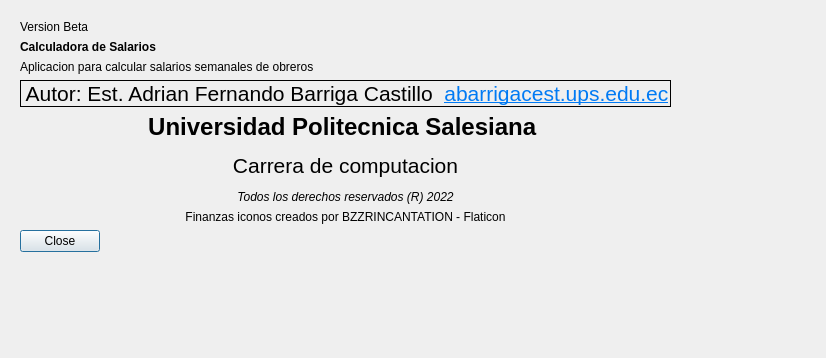
<?xml version="1.0" encoding="UTF-8"?>
<ui version="4.0">
 <class>Acerca</class>
 <widget class="QDialog" name="Acerca">
  <property name="geometry">
   <rect>
    <x>0</x>
    <y>0</y>
    <width>826</width>
    <height>358</height>
   </rect>
  </property>
  <property name="windowTitle">
   <string>Dialog</string>
  </property>
  <property name="windowIcon">
   <iconset resource="Recursos.qrc">
    <normaloff>:/recursos/img/icono2.png</normaloff>:/recursos/img/icono2.png</iconset>
  </property>
  <layout class="QGridLayout" name="gridLayout">
   <item row="1" column="2">
    <spacer name="horizontalSpacer_2">
     <property name="orientation">
      <enum>Qt::Horizontal</enum>
     </property>
     <property name="sizeHint" stdset="0">
      <size>
       <width>0</width>
       <height>20</height>
      </size>
     </property>
    </spacer>
   </item>
   <item row="2" column="1">
    <spacer name="verticalSpacer_2">
     <property name="orientation">
      <enum>Qt::Vertical</enum>
     </property>
     <property name="sizeHint" stdset="0">
      <size>
       <width>20</width>
       <height>0</height>
      </size>
     </property>
    </spacer>
   </item>
   <item row="1" column="0">
    <spacer name="horizontalSpacer">
     <property name="orientation">
      <enum>Qt::Horizontal</enum>
     </property>
     <property name="sizeHint" stdset="0">
      <size>
       <width>0</width>
       <height>20</height>
      </size>
     </property>
    </spacer>
   </item>
   <item row="0" column="1">
    <spacer name="verticalSpacer">
     <property name="orientation">
      <enum>Qt::Vertical</enum>
     </property>
     <property name="sizeHint" stdset="0">
      <size>
       <width>20</width>
       <height>0</height>
      </size>
     </property>
    </spacer>
   </item>
   <item row="0" column="0">
    <widget class="QWidget" name="widget" native="true">
     <property name="whatsThis">
      <string>&lt;!DOCTYPE HTML PUBLIC &quot;-//W3C//DTD HTML 4.0//EN&quot; &quot;http://www.w3.org/TR/REC-html40/strict.dtd&quot;&gt;
&lt;html&gt;&lt;head&gt;&lt;meta name=&quot;qrichtext&quot; content=&quot;1&quot; /&gt;&lt;meta charset=&quot;utf-8&quot; /&gt;&lt;style type=&quot;text/css&quot;&gt;
p, li { white-space: pre-wrap; }
&lt;/style&gt;&lt;/head&gt;&lt;body style=&quot; font-family:'Segoe UI'; font-size:16pt; font-weight:400; font-style:normal;&quot;&gt;
&lt;p align=&quot;center&quot; style=&quot; margin-top:12px; margin-bottom:12px; margin-left:0px; margin-right:0px; -qt-block-indent:0; text-indent:0px;&quot;&gt;Autor: Daniel Proaño &lt;a href=&quot;mailto:lproanoc1@est.ups.edu.ec&quot;&gt;&lt;span style=&quot; text-decoration: underline; color:#007af4;&quot;&gt;lproanoc1@est.ups.edu.ec&lt;/span&gt;&lt;/a&gt;&lt;/p&gt;&lt;/body&gt;&lt;/html&gt;</string>
     </property>
     <layout class="QFormLayout" name="formLayout_2">
      <item row="3" column="0">
       <widget class="QLabel" name="label">
        <property name="styleSheet">
         <string notr="true">font: 200 18pt &quot;Source Serif Pro ExtraLight&quot;;</string>
        </property>
        <property name="text">
         <string>&lt;html&gt;&lt;head/&gt;&lt;body&gt;&lt;p&gt;&lt;span style=&quot; font-weight:600;&quot;&gt;Calculadora de Salarios&lt;/span&gt;&lt;/p&gt;&lt;/body&gt;&lt;/html&gt;</string>
        </property>
       </widget>
      </item>
      <item row="4" column="0" colspan="2">
       <widget class="QLabel" name="label_2">
        <property name="styleSheet">
         <string notr="true">font: 14pt &quot;Segoe UI&quot;;</string>
        </property>
        <property name="text">
         <string>Aplicacion para calcular salarios semanales de obreros</string>
        </property>
       </widget>
      </item>
      <item row="5" column="0">
       <widget class="QLabel" name="label_3">
        <property name="styleSheet">
         <string notr="true">font: 16pt &quot;Segoe UI&quot;;</string>
        </property>
        <property name="frameShape">
         <enum>QFrame::Box</enum>
        </property>
        <property name="text">
         <string>&lt;!DOCTYPE HTML PUBLIC &quot;-//W3C//DTD HTML 4.0//EN&quot; &quot;http://www.w3.org/TR/REC-html40/strict.dtd&quot;&gt;
&lt;html&gt;&lt;head&gt;&lt;meta name=&quot;qrichtext&quot; content=&quot;1&quot; /&gt;&lt;style type=&quot;text/css&quot;&gt;
p, li { white-space: pre-wrap; }
&lt;/style&gt;&lt;/head&gt;&lt;body style=&quot; font-family:'Segoe UI'; font-size:16pt; font-weight:400; font-style:normal;&quot;&gt;
&lt;p align=&quot;center&quot; style=&quot; margin-top:12px; margin-bottom:12px; margin-left:0px; margin-right:0px; -qt-block-indent:0; text-indent:0px;&quot;&gt;Autor: Est. Adrian Fernando Barriga Castillo  &lt;a href=&quot;mailto:lproanoc1@est.ups.edu.ec&quot;&gt;&lt;span style=&quot; text-decoration: underline; color:#007af4;&quot;&gt;abarrigacest.ups.edu.ec&lt;/span&gt;&lt;/a&gt;&lt;/p&gt;&lt;/body&gt;&lt;/html&gt;</string>
        </property>
        <property name="textInteractionFlags">
         <set>Qt::LinksAccessibleByMouse</set>
        </property>
       </widget>
      </item>
      <item row="6" column="0" colspan="2">
       <widget class="QLabel" name="label_4">
        <property name="text">
         <string>&lt;html&gt;&lt;head/&gt;&lt;body&gt;&lt;p align=&quot;center&quot;&gt;&lt;span style=&quot; font-size:18pt; font-weight:696;&quot;&gt;Universidad Politecnica Salesiana &lt;/span&gt;&lt;/p&gt;&lt;p align=&quot;center&quot;&gt;&lt;span style=&quot; font-size:16pt;&quot;&gt;Carrera de computacion&lt;/span&gt;&lt;/p&gt;&lt;p align=&quot;center&quot;&gt;&lt;span style=&quot; font-style:italic;&quot;&gt;Todos los derechos reservados (R) 2022&lt;/span&gt;&lt;/p&gt;&lt;/body&gt;&lt;/html&gt;</string>
        </property>
       </widget>
      </item>
      <item row="7" column="0" colspan="2">
       <widget class="QLabel" name="label_5">
        <property name="toolTip">
         <string>&lt;html&gt;&lt;head/&gt;&lt;body&gt;&lt;p&gt;&lt;a href=&quot;https://www.flaticon.es/iconos-gratis/finanzas&quot;&gt;&lt;span style=&quot; text-decoration: underline; color:#007af4;&quot;&gt;Finanzas iconos creados por BZZRINCANTATION - Flaticon&lt;/span&gt;&lt;/a&gt;&lt;/p&gt;&lt;/body&gt;&lt;/html&gt;</string>
        </property>
        <property name="whatsThis">
         <string>&lt;html&gt;&lt;head/&gt;&lt;body&gt;&lt;p align=&quot;center&quot;&gt;Finanzas iconos creados por BZZRINCANTATION - Flaticon&lt;/p&gt;&lt;/body&gt;&lt;/html&gt;</string>
        </property>
        <property name="styleSheet">
         <string notr="true">font: 13pt &quot;Segoe UI&quot;;</string>
        </property>
        <property name="text">
         <string>&lt;html&gt;&lt;head/&gt;&lt;body&gt;&lt;p align=&quot;center&quot;&gt;Finanzas iconos creados por BZZRINCANTATION - Flaticon&lt;/p&gt;&lt;/body&gt;&lt;/html&gt;</string>
        </property>
       </widget>
      </item>
      <item row="8" column="0">
       <widget class="QDialogButtonBox" name="buttonBox">
        <property name="orientation">
         <enum>Qt::Vertical</enum>
        </property>
        <property name="standardButtons">
         <set>QDialogButtonBox::Close</set>
        </property>
       </widget>
      </item>
      <item row="1" column="0">
       <widget class="QLabel" name="outVersion">
        <property name="text">
         <string>Version Beta</string>
        </property>
       </widget>
      </item>
     </layout>
    </widget>
   </item>
  </layout>
 </widget>
 <resources>
  <include location="Recursos.qrc"/>
 </resources>
 <connections>
  <connection>
   <sender>buttonBox</sender>
   <signal>rejected()</signal>
   <receiver>Acerca</receiver>
   <slot>reject()</slot>
   <hints>
    <hint type="sourcelabel">
     <x>316</x>
     <y>260</y>
    </hint>
    <hint type="destinationlabel">
     <x>286</x>
     <y>274</y>
    </hint>
   </hints>
  </connection>
  <connection>
   <sender>buttonBox</sender>
   <signal>accepted()</signal>
   <receiver>Acerca</receiver>
   <slot>accept()</slot>
   <hints>
    <hint type="sourcelabel">
     <x>248</x>
     <y>254</y>
    </hint>
    <hint type="destinationlabel">
     <x>157</x>
     <y>274</y>
    </hint>
   </hints>
  </connection>
 </connections>
</ui>
